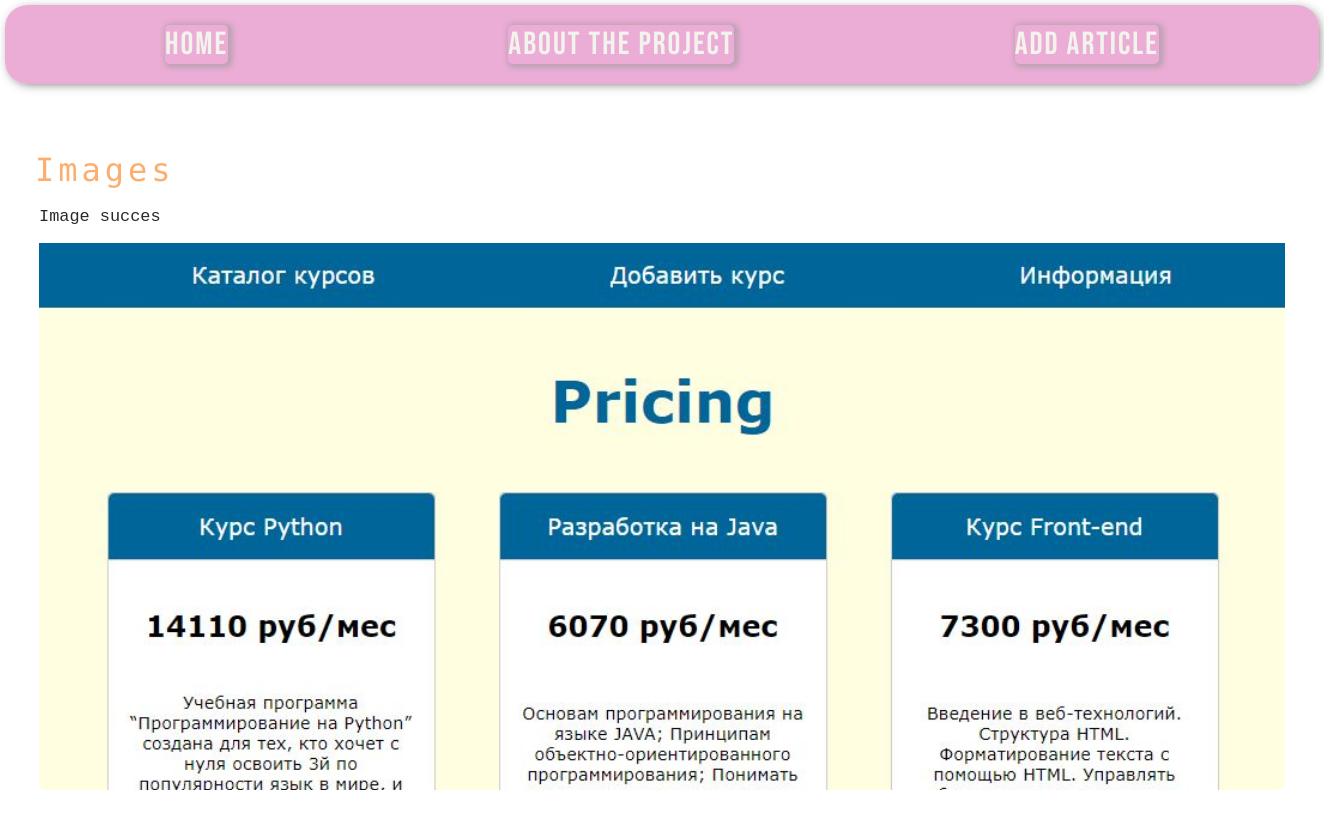
The app's page /posts/imagine.flask with its own data.
### tables this page shows
CREATE TABLE mainmenu(
id INTEGER PRIMARY KEY AUTOINCREMENT,
title TEXT NOT NULL,
url TEXT NOT NULL
);

CREATE TABLE post(
id INTEGER PRIMARY KEY AUTOINCREMENT,
title TEXT NOT NULL,
text TEXT NOT NULL,
url TEXT NOT NULL,
time INTEGER NOT NULL
);

### flaskos/flaskio.py (the view)
@app.route("/posts/<alias>")
def show_post(alias):
    db = get_db()
    dbase = FlaskoDB(db)
    title, post = dbase.get_post(alias)
    if not title:
        abort(404)
    return render_template("post.html", menu=dbase.get_menu(), title=title, post=post)

### flaskos/flaskio.py (called while the page is built)
def connect_bd():
    con = sqlite3.connect(app.config['DATABASE'])
    con.row_factory = sqlite3.Row
    return con

def get_db():
    if not hasattr(g, 'link_db'):
        g.link_db = connect_bd()
    return g.link_db

### flaskos/flskDB.py (called while the page is built)
    def get_menu(self):
        sql = "SELECT * FROM mainmenu"
        try:
            self.__cur.execute(sql)
            res = self.__cur.fetchall()
            return res if res else []
        except sqlite3.Error as e:
            print("Ошибка чтения из БД" + str(e))
            return []

    def get_post(self, alias):
        try:
            self.__cur.execute(f"SELECT title, text FROM post WHERE url LIKE '{alias}'")
            res = self.__cur.fetchone()
            if res:
                return res
        except sqlite3.Error as e:
            print("Ошибка добавления статьи в БД" + str(e))
            return False, False

### flaskos/templates/post.html
{%extends 'base.html' %}
{% block content %}
{{ super() }}
    <div class="page_post">
    <p> {{ post | safe }}</p>
    </div>
{% endblock %}

### flaskos/templates/base.html (shortened to what this page needs)
<!DOCTYPE html>
<html lang="en">
<head>
    <link rel="stylesheet" href="{{ url_for('static', filename='CSS/style.css') }}">
</head>
<body>
{% block content %}
{% block menu %}
<ul class="menu">
    {% for m in menu %}
    <li>
        <a href="{{ m.url }}">{{ m.title }}</a>
    </li>
    {% endfor %}
</ul>
{% endblock %}
<div class="content">
    <h1>{{ title }}</h1>
    {% endblock %}
</div>
</body>
</html>

### flaskos/static/CSS/style.css (style rules this page uses)
body { background: rgba(248, 223, 244, 0.682); margin: 0; padding: 5px; max-width: 100%; background: url(https://images.unsplash.com/photo-1485841890310-6a055c88698a?q=80&w=2670&auto=format&fit=crop&ixlib=rb-4.0.3&ixid=M3wxMjA3fDB8MHxwaG90by1wYWdlfHx8fGVufDB8fHx8fA%3D%3D) no-repeat center center fixed; background-size: cover; cursor: pointer; height: 100vh; margin: 0; }
h1 { color: rgba(249, 118, 6, 0.588); font-family: 'Monoton', cursive; letter-spacing: 4px; font-weight: 400; transition: color 0.1s linear; }
.menu a { color: rgba(243, 243, 237, 1); font-size: 2rem; font-family: 'Bebas Neue', sans-serif; letter-spacing: 2px; text-decoration: none; box-shadow: 2px 1px 5px 3px rgba(154, 152, 154, 0.556); border-radius: 0.3rem; transition: color 0.3s linear; }
.menu { display: flex; justify-content: space-around; list-style: none; background: rgba(231, 157, 205, 0.83); box-shadow: 2px 2px 11px -3px rgba(67, 67, 67, 0.888); padding: 20px; border-radius: 1.4rem; margin-top: 0%; }
.content { max-width: 27.01in; min-width: 13.01in; margin: 0 auto; padding: 30px; }
.page_post { color: rgba(0, 0, 0, 0.84); font-family: monospace; font-size: 1.3em; display: block; max-height: 600px; overflow-y: auto; border: 4px solid rgb(255, 255, 255); border-radius: 11px; margin-top: -25px; background: white; }

### records on screen
mainmenu: title "HomE"
mainmenu: title "About THE Project"
mainmenu: title "Add Article"
post: title "Images", text "Image succes", text (picture)
